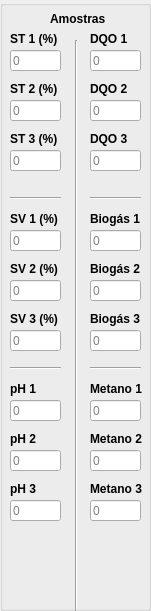
   <widget class="QGroupBox" name="GrBox_Valores">
    <property name="geometry">
     <rect>
      <x>370</x>
      <y>0</y>
      <width>151</width>
      <height>611</height>
     </rect>
    </property>
    <property name="autoFillBackground">
     <bool>false</bool>
    </property>
    <property name="title">
     <string/>
    </property>
    <widget class="QLabel" name="Lbl_Biogas">
     <property name="geometry">
      <rect>
       <x>90</x>
       <y>210</y>
       <width>51</width>
       <height>17</height>
      </rect>
     </property>
     <property name="font">
      <font>
       <weight>75</weight>
       <bold>true</bold>
      </font>
     </property>
     <property name="text">
      <string>Biogás 1</string>
     </property>
    </widget>
    <widget class="QLineEdit" name="Edt_Biogas1">
     <property name="geometry">
      <rect>
       <x>90</x>
       <y>230</y>
       <width>51</width>
       <height>21</height>
      </rect>
     </property>
     <property name="toolTip">
      <string>Biogás 1 (LNbiogás.kg sv¹)</string>
     </property>
     <property name="text">
      <string/>
     </property>
     <property name="maxLength">
      <number>6</number>
     </property>
     <property name="placeholderText">
      <string>0</string>
     </property>
    </widget>
    <widget class="QLabel" name="Lbl_AmostraBiogas1">
     <property name="geometry">
      <rect>
       <x>50</x>
       <y>10</y>
       <width>61</width>
       <height>17</height>
      </rect>
     </property>
     <property name="font">
      <font>
       <weight>75</weight>
       <bold>true</bold>
      </font>
     </property>
     <property name="text">
      <string>Amostras</string>
     </property>
    </widget>
    <widget class="QLineEdit" name="Edt_Biogas2">
     <property name="enabled">
      <bool>true</bool>
     </property>
     <property name="geometry">
      <rect>
       <x>90</x>
       <y>280</y>
       <width>51</width>
       <height>21</height>
      </rect>
     </property>
     <property name="toolTip">
      <string>Biogás 2 (LNbiogás.kg sv¹)</string>
     </property>
     <property name="text">
      <string/>
     </property>
     <property name="maxLength">
      <number>6</number>
     </property>
     <property name="placeholderText">
      <string>0</string>
     </property>
    </widget>
    <widget class="QLineEdit" name="Edt_Biogas3">
     <property name="enabled">
      <bool>true</bool>
     </property>
     <property name="geometry">
      <rect>
       <x>90</x>
       <y>330</y>
       <width>51</width>
       <height>21</height>
      </rect>
     </property>
     <property name="toolTip">
      <string>Biogás 3 (LNbiogás.kg sv¹)</string>
     </property>
     <property name="text">
      <string/>
     </property>
     <property name="maxLength">
      <number>6</number>
     </property>
     <property name="placeholderText">
      <string>0</string>
     </property>
    </widget>
    <widget class="QLineEdit" name="Edt_Metano3">
     <property name="enabled">
      <bool>true</bool>
     </property>
     <property name="geometry">
      <rect>
       <x>90</x>
       <y>500</y>
       <width>51</width>
       <height>21</height>
      </rect>
     </property>
     <property name="toolTip">
      <string>Metano 3 (LNbiogás.kg sv¹)</string>
     </property>
     <property name="toolTipDuration">
      <number>2</number>
     </property>
     <property name="text">
      <string/>
     </property>
     <property name="maxLength">
      <number>6</number>
     </property>
     <property name="placeholderText">
      <string>0</string>
     </property>
    </widget>
    <widget class="QLineEdit" name="Edt_Metano2">
     <property name="enabled">
      <bool>true</bool>
     </property>
     <property name="geometry">
      <rect>
       <x>90</x>
       <y>450</y>
       <width>51</width>
       <height>21</height>
      </rect>
     </property>
     <property name="toolTip">
      <string>Metano 2 (LNbiogás.kg sv¹)</string>
     </property>
     <property name="text">
      <string/>
     </property>
     <property name="maxLength">
      <number>6</number>
     </property>
     <property name="placeholderText">
      <string>0</string>
     </property>
    </widget>
    <widget class="QLineEdit" name="Edt_Metano1">
     <property name="geometry">
      <rect>
       <x>90</x>
       <y>400</y>
       <width>51</width>
       <height>21</height>
      </rect>
     </property>
     <property name="toolTip">
      <string>Metano 1 (LNbiogás.kg sv¹)</string>
     </property>
     <property name="text">
      <string/>
     </property>
     <property name="maxLength">
      <number>6</number>
     </property>
     <property name="placeholderText">
      <string>0</string>
     </property>
    </widget>
    <widget class="QLabel" name="Lbl_Metano">
     <property name="geometry">
      <rect>
       <x>90</x>
       <y>380</y>
       <width>61</width>
       <height>17</height>
      </rect>
     </property>
     <property name="font">
      <font>
       <weight>75</weight>
       <bold>true</bold>
      </font>
     </property>
     <property name="text">
      <string>Metano 1</string>
     </property>
    </widget>
    <widget class="QLineEdit" name="Edt_SV3">
     <property name="enabled">
      <bool>true</bool>
     </property>
     <property name="geometry">
      <rect>
       <x>10</x>
       <y>330</y>
       <width>51</width>
       <height>21</height>
      </rect>
     </property>
     <property name="text">
      <string/>
     </property>
     <property name="maxLength">
      <number>6</number>
     </property>
     <property name="placeholderText">
      <string>0</string>
     </property>
    </widget>
    <widget class="QLabel" name="Lbl_SV1">
     <property name="geometry">
      <rect>
       <x>10</x>
       <y>210</y>
       <width>61</width>
       <height>17</height>
      </rect>
     </property>
     <property name="font">
      <font>
       <weight>75</weight>
       <bold>true</bold>
      </font>
     </property>
     <property name="text">
      <string>SV 1 (%)</string>
     </property>
    </widget>
    <widget class="QLineEdit" name="Edt_SV1">
     <property name="geometry">
      <rect>
       <x>10</x>
       <y>230</y>
       <width>51</width>
       <height>21</height>
      </rect>
     </property>
     <property name="text">
      <string/>
     </property>
     <property name="maxLength">
      <number>6</number>
     </property>
     <property name="placeholderText">
      <string>0</string>
     </property>
    </widget>
    <widget class="QLineEdit" name="Edt_SV2">
     <property name="enabled">
      <bool>true</bool>
     </property>
     <property name="geometry">
      <rect>
       <x>10</x>
       <y>280</y>
       <width>51</width>
       <height>21</height>
      </rect>
     </property>
     <property name="text">
      <string/>
     </property>
     <property name="maxLength">
      <number>6</number>
     </property>
     <property name="placeholderText">
      <string>0</string>
     </property>
    </widget>
    <widget class="QLineEdit" name="Edt_DQO3">
     <property name="enabled">
      <bool>true</bool>
     </property>
     <property name="geometry">
      <rect>
       <x>90</x>
       <y>150</y>
       <width>51</width>
       <height>21</height>
      </rect>
     </property>
     <property name="toolTip">
      <string>DQO 3 (mg de O2/L) (%)</string>
     </property>
     <property name="text">
      <string/>
     </property>
     <property name="maxLength">
      <number>6</number>
     </property>
     <property name="placeholderText">
      <string>0</string>
     </property>
    </widget>
    <widget class="QLineEdit" name="Edt_DQO2">
     <property name="enabled">
      <bool>true</bool>
     </property>
     <property name="geometry">
      <rect>
       <x>90</x>
       <y>100</y>
       <width>51</width>
       <height>21</height>
      </rect>
     </property>
     <property name="toolTip">
      <string>DQO 2 (mg de O2/L) (%)</string>
     </property>
     <property name="text">
      <string/>
     </property>
     <property name="maxLength">
      <number>6</number>
     </property>
     <property name="placeholderText">
      <string>0</string>
     </property>
    </widget>
    <widget class="QLineEdit" name="Edt_DQO1">
     <property name="geometry">
      <rect>
       <x>90</x>
       <y>50</y>
       <width>51</width>
       <height>21</height>
      </rect>
     </property>
     <property name="toolTip">
      <string>DQO 1 (mg de O2/L) (%)</string>
     </property>
     <property name="toolTipDuration">
      <number>2</number>
     </property>
     <property name="text">
      <string/>
     </property>
     <property name="maxLength">
      <number>6</number>
     </property>
     <property name="placeholderText">
      <string>0</string>
     </property>
    </widget>
    <widget class="QLabel" name="Lbl_DQO">
     <property name="geometry">
      <rect>
       <x>90</x>
       <y>30</y>
       <width>51</width>
       <height>17</height>
      </rect>
     </property>
     <property name="font">
      <font>
       <weight>75</weight>
       <bold>true</bold>
      </font>
     </property>
     <property name="toolTip">
      <string>DQO 1 (mg de O2/L) (%)</string>
     </property>
     <property name="text">
      <string>DQO 1</string>
     </property>
    </widget>
    <widget class="QLineEdit" name="Edt_pH3">
     <property name="enabled">
      <bool>true</bool>
     </property>
     <property name="geometry">
      <rect>
       <x>10</x>
       <y>500</y>
       <width>51</width>
       <height>21</height>
      </rect>
     </property>
     <property name="text">
      <string/>
     </property>
     <property name="maxLength">
      <number>6</number>
     </property>
     <property name="placeholderText">
      <string>0</string>
     </property>
    </widget>
    <widget class="QLineEdit" name="Edt_pH1">
     <property name="geometry">
      <rect>
       <x>10</x>
       <y>400</y>
       <width>51</width>
       <height>21</height>
      </rect>
     </property>
     <property name="text">
      <string/>
     </property>
     <property name="maxLength">
      <number>6</number>
     </property>
     <property name="placeholderText">
      <string>0</string>
     </property>
    </widget>
    <widget class="QLineEdit" name="Edt_pH2">
     <property name="enabled">
      <bool>true</bool>
     </property>
     <property name="geometry">
      <rect>
       <x>10</x>
       <y>450</y>
       <width>51</width>
       <height>21</height>
      </rect>
     </property>
     <property name="text">
      <string/>
     </property>
     <property name="maxLength">
      <number>6</number>
     </property>
     <property name="placeholderText">
      <string>0</string>
     </property>
    </widget>
    <widget class="QLabel" name="Lbl_pH">
     <property name="geometry">
      <rect>
       <x>10</x>
       <y>380</y>
       <width>61</width>
       <height>17</height>
      </rect>
     </property>
     <property name="font">
      <font>
       <weight>75</weight>
       <bold>true</bold>
      </font>
     </property>
     <property name="text">
      <string>pH 1</string>
     </property>
    </widget>
    <widget class="QLabel" name="Lbl_DQO_2">
     <property name="geometry">
      <rect>
       <x>90</x>
       <y>80</y>
       <width>51</width>
       <height>17</height>
      </rect>
     </property>
     <property name="font">
      <font>
       <weight>75</weight>
       <bold>true</bold>
      </font>
     </property>
     <property name="text">
      <string>DQO 2</string>
     </property>
    </widget>
    <widget class="QLabel" name="Lbl_SV1_2">
     <property name="geometry">
      <rect>
       <x>10</x>
       <y>260</y>
       <width>61</width>
       <height>17</height>
      </rect>
     </property>
     <property name="font">
      <font>
       <weight>75</weight>
       <bold>true</bold>
      </font>
     </property>
     <property name="text">
      <string>SV 2 (%)</string>
     </property>
    </widget>
    <widget class="QLabel" name="Lbl_Metano_2">
     <property name="geometry">
      <rect>
       <x>90</x>
       <y>430</y>
       <width>61</width>
       <height>17</height>
      </rect>
     </property>
     <property name="font">
      <font>
       <weight>75</weight>
       <bold>true</bold>
      </font>
     </property>
     <property name="text">
      <string>Metano 2</string>
     </property>
    </widget>
    <widget class="QLabel" name="Lbl_Biogas_2">
     <property name="geometry">
      <rect>
       <x>90</x>
       <y>260</y>
       <width>51</width>
       <height>17</height>
      </rect>
     </property>
     <property name="font">
      <font>
       <weight>75</weight>
       <bold>true</bold>
      </font>
     </property>
     <property name="text">
      <string>Biogás 2</string>
     </property>
    </widget>
    <widget class="QLabel" name="Lbl_pH_2">
     <property name="geometry">
      <rect>
       <x>10</x>
       <y>430</y>
       <width>61</width>
       <height>17</height>
      </rect>
     </property>
     <property name="font">
      <font>
       <weight>75</weight>
       <bold>true</bold>
      </font>
     </property>
     <property name="text">
      <string>pH 2</string>
     </property>
    </widget>
    <widget class="QLabel" name="Lbl_Metano_3">
     <property name="geometry">
      <rect>
       <x>90</x>
       <y>480</y>
       <width>61</width>
       <height>17</height>
      </rect>
     </property>
     <property name="font">
      <font>
       <weight>75</weight>
       <bold>true</bold>
      </font>
     </property>
     <property name="toolTip">
      <string>Metano 3 (LNbiogás.kg sv¹)</string>
     </property>
     <property name="text">
      <string>Metano 3</string>
     </property>
    </widget>
    <widget class="QLabel" name="Lbl_SV1_3">
     <property name="geometry">
      <rect>
       <x>10</x>
       <y>310</y>
       <width>61</width>
       <height>17</height>
      </rect>
     </property>
     <property name="font">
      <font>
       <weight>75</weight>
       <bold>true</bold>
      </font>
     </property>
     <property name="text">
      <string>SV 3 (%)</string>
     </property>
    </widget>
    <widget class="QLabel" name="Lbl_DQO_3">
     <property name="geometry">
      <rect>
       <x>90</x>
       <y>130</y>
       <width>51</width>
       <height>17</height>
      </rect>
     </property>
     <property name="font">
      <font>
       <weight>75</weight>
       <bold>true</bold>
      </font>
     </property>
     <property name="text">
      <string>DQO 3</string>
     </property>
    </widget>
    <widget class="QLabel" name="Lbl_Biogas_3">
     <property name="geometry">
      <rect>
       <x>90</x>
       <y>310</y>
       <width>51</width>
       <height>17</height>
      </rect>
     </property>
     <property name="font">
      <font>
       <weight>75</weight>
       <bold>true</bold>
      </font>
     </property>
     <property name="text">
      <string>Biogás 3</string>
     </property>
    </widget>
    <widget class="QLabel" name="Lbl_pH_3">
     <property name="geometry">
      <rect>
       <x>10</x>
       <y>480</y>
       <width>61</width>
       <height>17</height>
      </rect>
     </property>
     <property name="font">
      <font>
       <weight>75</weight>
       <bold>true</bold>
      </font>
     </property>
     <property name="text">
      <string>pH 3</string>
     </property>
    </widget>
    <widget class="Line" name="line">
     <property name="geometry">
      <rect>
       <x>66</x>
       <y>40</y>
       <width>20</width>
       <height>571</height>
      </rect>
     </property>
     <property name="orientation">
      <enum>Qt::Vertical</enum>
     </property>
    </widget>
    <widget class="Line" name="line_2">
     <property name="geometry">
      <rect>
       <x>10</x>
       <y>190</y>
       <width>51</width>
       <height>16</height>
      </rect>
     </property>
     <property name="orientation">
      <enum>Qt::Horizontal</enum>
     </property>
    </widget>
    <widget class="Line" name="line_3">
     <property name="geometry">
      <rect>
       <x>10</x>
       <y>360</y>
       <width>51</width>
       <height>16</height>
      </rect>
     </property>
     <property name="orientation">
      <enum>Qt::Horizontal</enum>
     </property>
    </widget>
    <widget class="Line" name="line_4">
     <property name="geometry">
      <rect>
       <x>90</x>
       <y>190</y>
       <width>51</width>
       <height>16</height>
      </rect>
     </property>
     <property name="orientation">
      <enum>Qt::Horizontal</enum>
     </property>
    </widget>
    <widget class="Line" name="line_5">
     <property name="geometry">
      <rect>
       <x>90</x>
       <y>360</y>
       <width>51</width>
       <height>16</height>
      </rect>
     </property>
     <property name="orientation">
      <enum>Qt::Horizontal</enum>
     </property>
    </widget>
    <widget class="QLabel" name="Lbl_ST_3">
     <property name="geometry">
      <rect>
       <x>10</x>
       <y>130</y>
       <width>61</width>
       <height>17</height>
      </rect>
     </property>
     <property name="font">
      <font>
       <weight>75</weight>
       <bold>true</bold>
      </font>
     </property>
     <property name="text">
      <string>ST 3 (%)</string>
     </property>
    </widget>
    <widget class="QLineEdit" name="Edt_ST2">
     <property name="enabled">
      <bool>true</bool>
     </property>
     <property name="geometry">
      <rect>
       <x>10</x>
       <y>100</y>
       <width>51</width>
       <height>21</height>
      </rect>
     </property>
     <property name="text">
      <string/>
     </property>
     <property name="maxLength">
      <number>6</number>
     </property>
     <property name="placeholderText">
      <string>0</string>
     </property>
    </widget>
    <widget class="QLabel" name="Lbl_ST_2">
     <property name="geometry">
      <rect>
       <x>10</x>
       <y>80</y>
       <width>61</width>
       <height>17</height>
      </rect>
     </property>
     <property name="font">
      <font>
       <weight>75</weight>
       <bold>true</bold>
      </font>
     </property>
     <property name="text">
      <string>ST 2 (%)</string>
     </property>
    </widget>
    <widget class="QLineEdit" name="Edt_ST3">
     <property name="enabled">
      <bool>true</bool>
     </property>
     <property name="geometry">
      <rect>
       <x>10</x>
       <y>150</y>
       <width>51</width>
       <height>21</height>
      </rect>
     </property>
     <property name="text">
      <string/>
     </property>
     <property name="maxLength">
      <number>6</number>
     </property>
     <property name="placeholderText">
      <string>0</string>
     </property>
    </widget>
    <widget class="QLineEdit" name="Edt_ST1">
     <property name="geometry">
      <rect>
       <x>10</x>
       <y>50</y>
       <width>51</width>
       <height>21</height>
      </rect>
     </property>
     <property name="text">
      <string/>
     </property>
     <property name="maxLength">
      <number>6</number>
     </property>
     <property name="placeholderText">
      <string>0</string>
     </property>
    </widget>
    <widget class="QLabel" name="Lbl_ST">
     <property name="geometry">
      <rect>
       <x>10</x>
       <y>30</y>
       <width>61</width>
       <height>17</height>
      </rect>
     </property>
     <property name="font">
      <font>
       <weight>75</weight>
       <bold>true</bold>
      </font>
     </property>
     <property name="text">
      <string>ST 1 (%)</string>
     </property>
    </widget>
   </widget>
